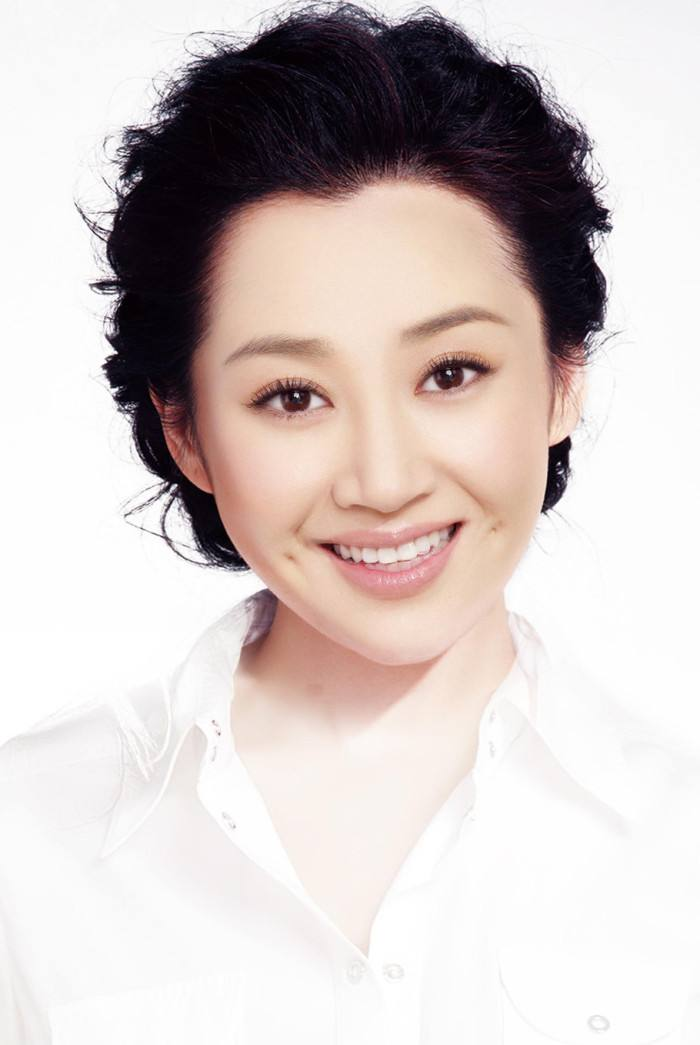
#> input picture opencv/qing.jpg, 700 x 1045 px, found by its file name
$ python tutorial_3.py
#> lines starting #> are read from the running program, lines starting #| are printed output that depends on the picture
import numpy as np
import cv2 as cv


# 对比度和亮度
def liangAndDuibidu(image, duibidu, liangdu):
    h, w, ch = image.shape
    # imasge.dtype不写会报错
    blank = np.zeros([h, w, ch], image.dtype)
    after = cv.addWeighted(image, duibidu, blank, 1 - duibidu, liangdu)
    cv.imshow('after', after)


src = cv.imread('F:\\qing.jpg')
#> src is the input picture: shape (1045, 700, 3); mean B, G, R 198.1, 200.4, 210.3
cv.namedWindow('input imag', cv.WINDOW_AUTOSIZE)
cv.imshow('input imag', src)
liangAndDuibidu(src, 1.5, 0)
#> in liangAndDuibidu, `after = cv.addWeighted(image, duibidu, blank, 1 - duibidu, liangdu)`:
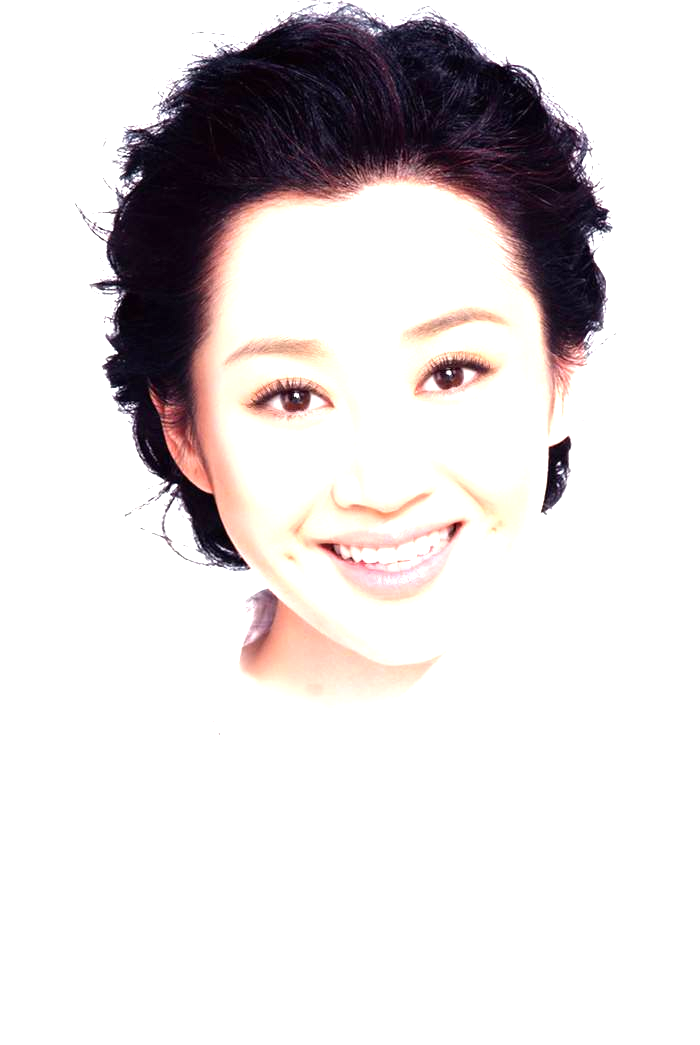
#> after: shape (1045, 700, 3); mean B, G, R 219.1, 218.5, 223.2
cv.waitKey(0)
cv.destroyAllWindows()
